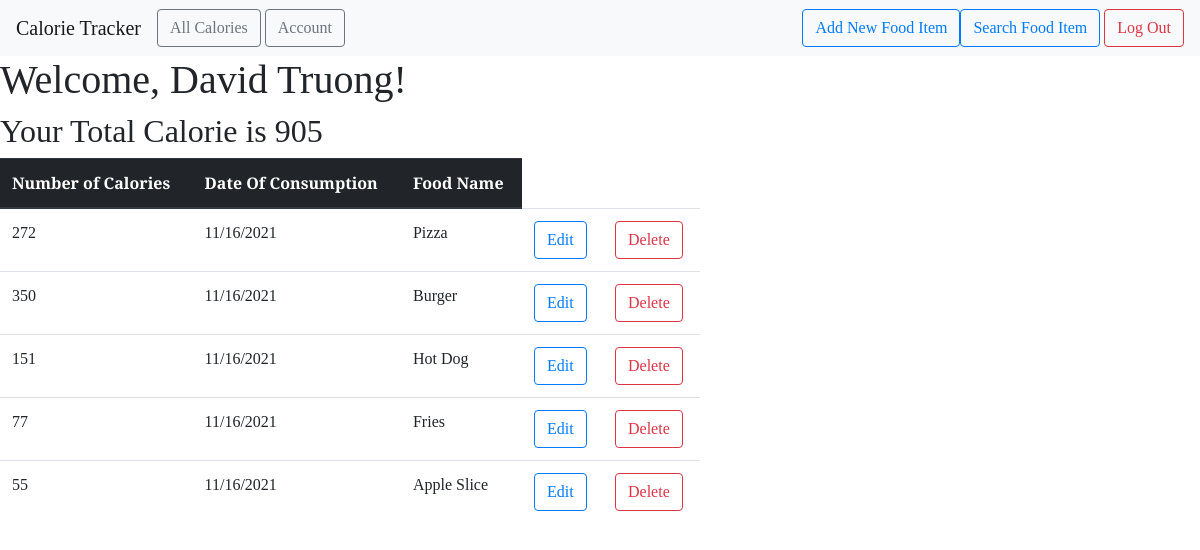
The page /all (signed in) on the database its author committed.
### food_website/models.py (models this page shows)
class User(db.Model, UserMixin):
    id = db.Column(db.Integer, primary_key=True)
    email = db.Column(db.String(100), unique=True)
    password = db.Column(db.String(100))
    name = db.Column(db.String(1000))
    foods = db.relationship('FoodItem', backref='author', lazy=True)

class FoodItem(db.Model):
    id = db.Column(db.Integer, primary_key=True)
    food_name = db.Column(db.Text, nullable=False)
    date_posted = db.Column(db.DateTime, nullable=False,
                            default=datetime.utcnow)
    calorie = db.Column(db.Integer, nullable=False)
    user_id = db.Column(db.Integer, db.ForeignKey('user.id'), nullable=False)

### food_website/main.py (the view)
@main.route("/all")
@login_required
def user_fooditems():
    user = User.query.filter_by(email=current_user.email).first_or_404()
    foods = user.foods
    totalCalorie = 0
    for food in foods:
        totalCalorie = totalCalorie + food.calorie
    return render_template('all_fooditems.html', foods=foods, user=user, totalCalorie=totalCalorie)

### food_website/__init__.py (called while the page is built)
def create_app():
    app = Flask(__name__)
    app.config['SECRET_KEY'] = 'out-secret-key-goes-here'
    app.config['SQLALCHEMY_DATABASE_URI'] = 'sqlite:///db.sqlite'
    db.init_app(app)
    login_manager = LoginManager()
    login_manager.login_view = 'auth.login'
    login_manager.init_app(app)
    from .models import User
    create_database(app)
    @login_manager.user_loader
    def load_user(user_id):
        return User.query.get(int(user_id))
    from .auth import auth as auth_blueprint
    app.register_blueprint(auth_blueprint)
    from .main import main as main_blueprint
    app.register_blueprint(main_blueprint)
    return app

### food_website/templates/all_fooditems.html
{% extends "base.html" %} {% block head %} {{ super() }}
<link
  rel="stylesheet"
  href="{{ url_for('static', filename= 'extended_beauty.css') }}"
/>
{% endblock %} {% block content %}
<h1>
  Welcome, {{ user.name }}!
</h1>
<h2>
  Your Total Calorie is {{ totalCalorie }}
</h2>
<div>
  <table class="table table-hover" style="width: 700px;">
    <thead class="thead-dark">
      <tr>
        <th scope="col">Number of Calories</th>
        <th scope="col">Date Of Consumption</th>
        <th scope="col">Food Name</th>
      </tr>
    </thead>
    <tbody>
      {% for food in foods %}
      <tr>
        <td>{{ food.calorie }}</td>
        <td>{{ food.date_posted.strftime('%m/%d/%Y') }}</td>
        <td>{{ food.food_name }}</td>
        <td>
          <a
            href="{{ url_for('main.update_fooditem', food_id=food.id) }}"
            class="btn btn-outline-primary"
            role="button"
          >
            Edit
          </a>
        </td>
        <td>
          <a
            href="{{ url_for('main.delete_fooditem', food_id=food.id) }}"
            class="btn btn-outline-danger"
            role="button"
          >
            Delete
          </a>
        </td>
      </tr>
      {% endfor %}
    </tbody>
  </table>
</div>
{% endblock %}

### food_website/templates/base.html (shortened to what this page needs)
<!DOCTYPE html>
<html lang="en">
  <head>
    {% block head %}
    <link
      rel="stylesheet"
      href="{{ url_for('static', filename= 'beauty.css') }}"
    />
    <link
      rel="stylesheet"
      href="https://maxcdn.bootstrapcdn.com/bootstrap/4.0.0/css/bootstrap.min.css"
    />
    {% endblock %}
  </head>
  <body>
    <nav class="navbar navbar-expand-lg navbar-light bg-light">
      <a class="navbar-brand" href="{{ url_for('main.index') }}"
        >Calorie Tracker</a
      >
      <div class="collapse navbar-collapse" id="navbarSupportedContent">
        <ul class="navbar-nav mr-auto">
          <li class="nav-item active">
            <a
              href="{{ url_for('main.user_fooditems') }}"
              class="btn btn-outline-secondary"
              role="button"
              >All Calories</a
            >
          </li>
          <li class="nav-item">
            <a
              href="{{ url_for('main.profile') }}"
              class="btn btn-outline-secondary"
              role="button"
              style="margin-left: 4px;"
              >Account</a
            >
          </li>
        </ul>
        <form class="form-inline my-2 my-lg-0">
          {% if current_user.is_authenticated %}
          <a
            href="{{ url_for('main.new_fooditem') }}"
            class="btn btn-outline-primary"
            role="button"
            >Add New Food Item</a
          >
          <a
            href="{{ url_for('main.search') }}"
            class="btn btn-outline-primary"
            role="button"
            >Search Food Item</a
          >
          {% endif %}  {% if current_user.is_authenticated %}
          <a
            href="{{ url_for('auth.logout') }}"
            class="btn btn-outline-danger"
            role="button"
            style="margin-left: 4px;"
            >Log Out</a
          >
          {% endif %}
        </form>
      </div>
    </nav>
    {% block content %} {% endblock %}
  </body>
</html>

### food_website/static/beauty.css (style rules this page uses)
* { font-family: "Arvo", serif; }

### food_website/static/extended_beauty.css (style rules this page uses)
h1, h2, h4, p { font-family: "Arvo", serif; }

### rows shown on the page
User: name "David Truong"
FoodItem: calorie "272", date_posted "11/16/2021", food_name "Pizza"
FoodItem: calorie "350", date_posted "11/16/2021", food_name "Burger"
FoodItem: calorie "151", date_posted "11/16/2021", food_name "Hot Dog"
FoodItem: calorie "77", date_posted "11/16/2021", food_name "Fries"
FoodItem: calorie "55", date_posted "11/16/2021", food_name "Apple Slice"

### other values the page prints
{{ totalCalorie }} "905"
